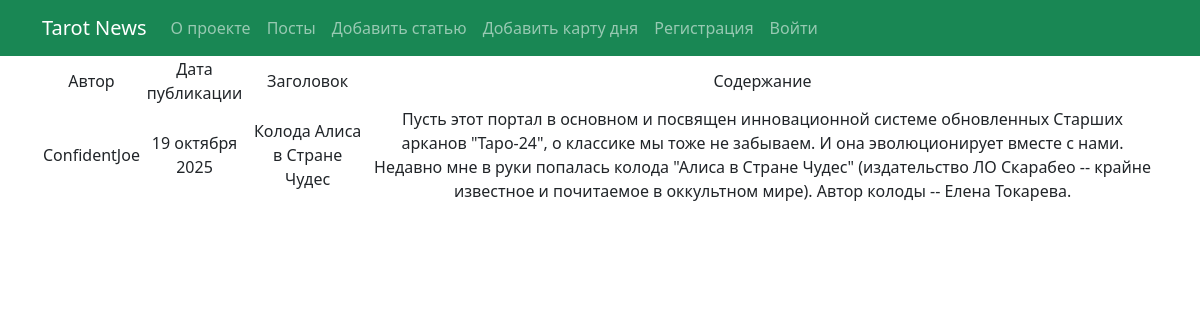
Screenshot of /post/26 with the database file from the repository.
### portal/models.py (models this page shows, shortened)
class Post(models.Model):
    article = 'AR'
    cart_of_the_day = 'CD'  # аналог новости
    TYPE_CHOICES = ((article, 'статья'), (cart_of_the_day, 'карта дня'))
    author = models.ForeignKey(Author, on_delete=models.CASCADE)
    post_type = models.CharField(max_length=2, choices=TYPE_CHOICES, default=cart_of_the_day)
    time_publication = models.DateTimeField(auto_now_add=True)
    category = models.ManyToManyField(Category, through='PostCategory')
    title = models.CharField(max_length=67)
    text = models.TextField()
    rating = models.IntegerField(default=0)

class Author(models.Model):
    user = models.OneToOneField(User, on_delete=models.CASCADE)
    rating = models.IntegerField(default=0)

### portal/views.py (the view)
# urls.py: path('<int:pk>', PostDetail.as_view(), name='post_detail'),
class PostDetail(DetailView):
    model = Post
    template_name = 'portal/post_detail.html'
    context_object_name = 'post'

### portal/templatetags/custom_filters.py (called while the page is built)
@register.filter(name="censor")
def censor(text: str) -> str:
    if not isinstance(text, str):
        return text
    for word in censor_list:
        text = text.replace(word[1:], '*' * len(word[1:]))
    return text

### templates/portal/post_detail.html (shortened to what this page needs)
{% extends 'flatpages/default.html' %}
{% load custom_filters %}
{% block content %}
<table>
    <tr>
        <td>Автор</td>
        <td>Дата публикации</td>
        <td>Заголовок</td>
        <td>Содержание</td>
    </tr>
    <tr>
        <td>{{ post.author.user.username }}</td>
        <td>{{ post.time_publication|date:"d E Y" }}</td>
        <td>{{ post.title }}</td>
        <td>{{ post.text|censor }}</td>
    </tr>
</table>
{% endblock content %}

### rows the page displays
Post: author.user.username "ConfidentJoe", time_publication "19 октября 2025", title "Колода Алиса в Стране Чудес", text|censor "Пусть этот портал в основном и посвящен инновационной системе обновленных Старших арканов \"Таро-24\", о классике мы тоже не забываем. И она эволюционирует вместе с нами. Недавно мне в руки попалась колода \"Алиса в Стране Чудес\" (издательство ЛО Скарабео -- крайне известное и почитаемое в оккультном мире). Автор колоды -- Елена Токарева."
